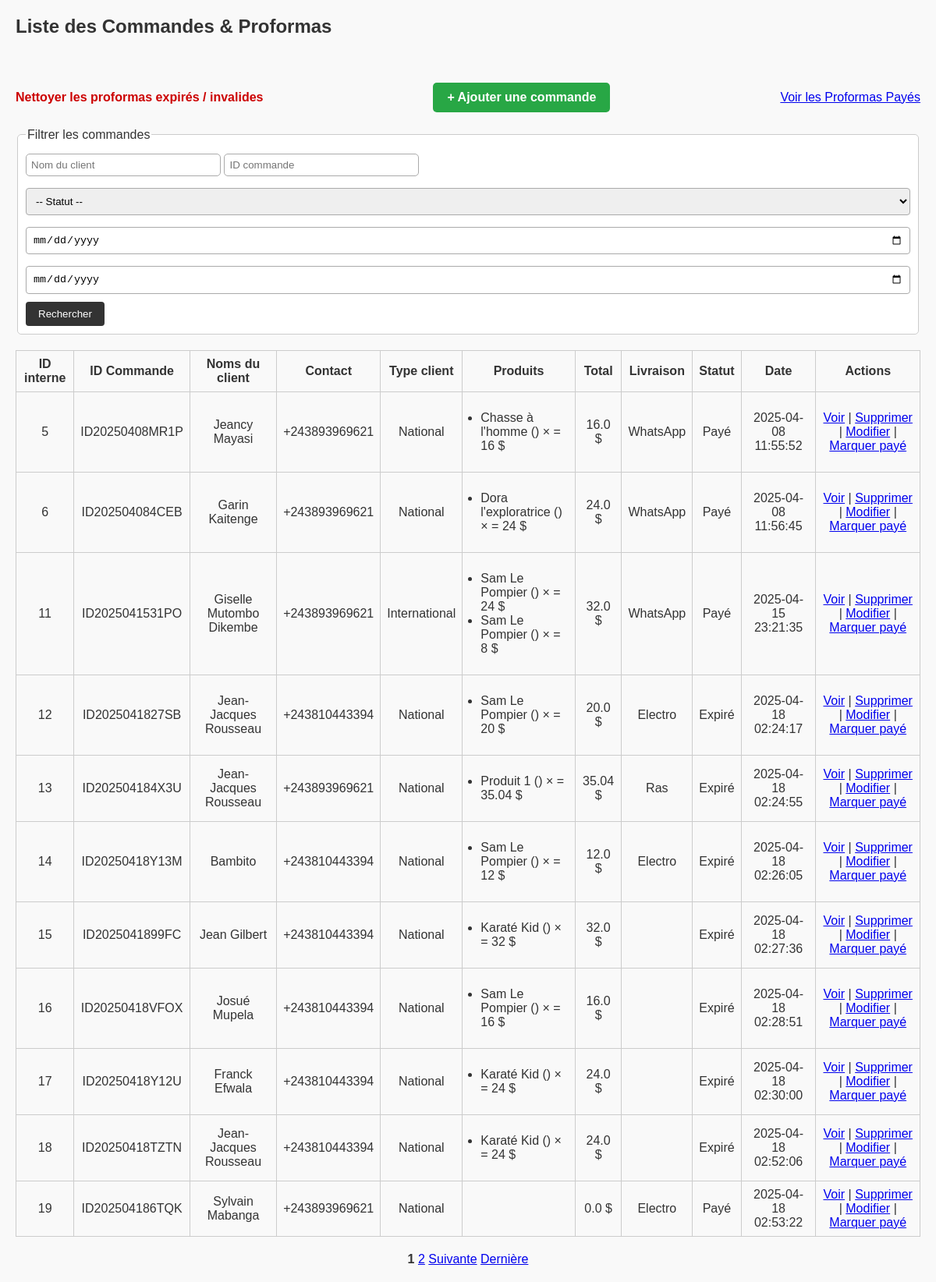
The app's page /commandes/liste with its own data.
### tables this page shows
CREATE TABLE proformas (
            id INTEGER PRIMARY KEY AUTOINCREMENT,
            nom_client TEXT,
            contact TEXT,
            type_client TEXT,
            produits TEXT,
            montant_total REAL,
            mode_livraison TEXT,
            frais_livraison REAL,
            observations TEXT,
            date_commande TEXT,
            date_generation TEXT,
            date_expiration TEXT,
            statut TEXT,
            chemin_fichier TEXT
        , id_commande TEXT);

### routes/commandes_routes.py (the view)
@commandes_bp.route("/liste")
def liste_commandes():
    try:
        page = int(request.args.get("page", 1))
    except ValueError:
        page = 1
    per_page = 11
    offset = (page - 1) * per_page
    conn = sqlite3.connect(DB_NAME)
    conn.row_factory = sqlite3.Row
    c = conn.cursor()
    c.execute("SELECT COUNT(*) FROM proformas")
    total = c.fetchone()[0]
    total_pages = (total + per_page - 1) // per_page
    c.execute("SELECT * FROM proformas ORDER BY id ASC LIMIT ? OFFSET ?", (per_page, offset))
    commandes = c.fetchall()
    conn.close()
    commandes_formatees = []
    for cmd in commandes:
        try:
            produits = json.loads(cmd["produits"])
        except:
            produits = []
        commandes_formatees.append({
            "id": cmd["id"],  # utilisé pour action/modif/suppression
            "id_commande": cmd["id_commande"],  # utilisé pour affichage
            "nom_client": cmd["nom_client"],
            "contact": cmd["contact"],
            "type_client": cmd["type_client"],
            "produits": produits,
            "montant_total": cmd["montant_total"],
            "statut": cmd["statut"],
            "mode_livraison": cmd["mode_livraison"],
            "frais_livraison": cmd["frais_livraison"],
            "date_generation": cmd["date_generation"]
        })
    pagination_links = get_pagination_links(page, total_pages, delta=2)
    return render_template("commandes_liste.html",
                           commandes=commandes_formatees,
                           page=page,
                           total_pages=total_pages,
                           pagination_links=pagination_links,
                           per_page=per_page)

### routes/commandes_routes.py (called while the page is built)
def get_pagination_links(page, total_pages, delta=2):
    links = []
    for p in range(1, total_pages + 1):
        if p == 1 or p == total_pages or (p >= page - delta and p <= page + delta):
            links.append(p)
        elif links[-1] != "...":
            links.append("...")
    return links

### templates/commandes_liste.html (shortened to what this page needs)
<!DOCTYPE html>
<html lang="fr">
<head>
    <link rel="stylesheet" href="{{ url_for('static', filename='style.css') }}">
</head>
<body>
    <h2>Liste des Commandes & Proformas</h2>
<br>
<div style="display: flex; justify-content: space-between; align-items: center; margin: 20px 0;">
    <a href="/commandes/nettoyer"
       style="color: #cc0000; font-weight: bold; font-size: 16px; text-decoration: none;">
        Nettoyer les proformas expirés / invalides
    </a>
    <a href="/commandes/nouvelle"
       style="background-color: #28a745; color: white; font-size: 16px; font-weight: bold;
              padding: 10px 18px; border-radius: 5px; text-decoration: none;">
        + Ajouter une commande
    </a>
<a href="{{ url_for('commandes.proformas_payes') }}" class="btn btn-success">
    Voir les Proformas Payés
</a>
</div>
    <form method="get" action="{{ url_for('commandes.rechercher_commandes') }}">
        <fieldset>
            <legend>Filtrer les commandes</legend>
            <input type="text" name="nom_client" placeholder="Nom du client" value="{{ request.args.get('nom_client', '') }}">
            <input type="text" name="id_commande" placeholder="ID commande" value="{{ request.args.get('id_commande', '') }}">
            <select name="statut">
                <option value="">-- Statut --</option>
            </select>
            <input type="date" name="date_debut" value="{{ request.args.get('date_debut', '') }}">
            <input type="date" name="date_fin" value="{{ request.args.get('date_fin', '') }}">
            <button type="submit">Rechercher</button>
        </fieldset>
    </form>
    <table border="1">
        <thead>
            <tr>
                <th>ID interne</th>
                <th>ID Commande</th>
                <th>Noms du client</th>
                <th>Contact</th>
                <th>Type client</th>
                <th>Produits</th>
                <th>Total</th>
                <th>Livraison</th>
                <th>Statut</th>
                <th>Date</th>
                <th>Actions</th>
            </tr>
        </thead>
        <tbody>
        {% for commande in commandes %}
            <tr>
                <td>{{ commande.id }}</td>
                <td>{{ commande.id_commande }}</td>
                <td>{{ commande.nom_client }}</td>
                <td>{{ commande.contact }}</td>
                <td>{{ commande.type_client }}</td>
                <td style="text-align: left;">
                    <ul style="padding-left: 15px;">
                    {% for p in commande.produits %}
                        <li>{{ p['titre'] }} ({{ p['qualité'] }}) × {{ p['quantité'] }} = {{ p['total'] }} $</li>
                    {% endfor %}
                    </ul>
                </td>
                <td>{{ commande.montant_total }} $</td>
                <td>{{ commande.mode_livraison }}</td>
                <td>{{ commande.statut }}</td>
                <td>{{ commande.date_generation }}</td>
                <td>
                    <a href="{{ url_for('commandes.view_proforma', proforma_id=commande.id) }}">Voir</a> |
                    <a href="{{ url_for('commandes.supprimer_commande', proforma_id=commande.id) }}"
                       onclick="return confirm('Confirmer la suppression ?')">Supprimer</a> |
                    <a href="{{ url_for('commandes.modifier_commande', proforma_id=commande.id) }}">Modifier</a> |
                    <a href="{{ url_for('commandes.changer_statut', proforma_id=commande.id, nouveau_statut='Payé') }}">Marquer payé</a>
                </td>
            </tr>
        {% endfor %}
        </tbody>
    </table>
    {% if pagination_links %}
    <div class="pagination" style="text-align: center; margin-top: 20px;">
        {% for p in pagination_links %}
            {% if p == page %}
                <strong class="page-link">{{ p }}</strong>
            {% elif p == '...' %}
                <span class="page-link">...</span>
            {% else %}
                <a class="page-link" href="{{ url_for('commandes.liste_commandes', page=p) }}">{{ p }}</a>
            {% endif %}
        {% endfor %}
        {% if page < total_pages %}
            <a class="page-link" href="{{ url_for('commandes.liste_commandes', page=page + 1) }}">Suivante</a>
            <a class="page-link" href="{{ url_for('commandes.liste_commandes', page=total_pages) }}">Dernière</a>
        {% endif %}
    </div>
    {% endif %}
</body>
</html>

### static/style.css (style rules this page uses)
body { font-family: Arial, sans-serif; margin: 20px; background: #f9f9f9; color: #333; }
fieldset { border: 1px solid #ccc; padding: 10px; margin-bottom: 20px; background: #fff; border-radius: 5px; }
input, select, textarea { padding: 8px; margin-top: 5px; margin-bottom: 10px; width: 100%; box-sizing: border-box; border: 1px solid #aaa; border-radius: 4px; }
button { padding: 8px 16px; background: #333; color: #fff; border: none; border-radius: 4px; cursor: pointer; }
table { width: 100%; border-collapse: collapse; margin-top: 10px; }
th, td { border: 1px solid #ccc; padding: 8px; text-align: center; }
input[type="text"] { padding: 6px; width: 250px; border-radius: 5px; border: 1px solid #aaa; }

### records on screen
proformas: id "5", id_commande "ID20250408MR1P", nom_client "Jeancy Mayasi", contact "+243893969621", type_client "National", titre "Chasse à l'homme", total "16", montant_total "16.0", mode_livraison "WhatsApp", statut "Payé", date_generation "2025-04-08 11:55:52"
proformas: id "6", id_commande "ID202504084CEB", nom_client "Garin Kaitenge", contact "+243893969621", type_client "National", titre "Dora l'exploratrice", total "24", montant_total "24.0", mode_livraison "WhatsApp", statut "Payé", date_generation "2025-04-08 11:56:45"
proformas: id "11", id_commande "ID2025041531PO", nom_client "Giselle Mutombo Dikembe", contact "+243893969621", type_client "International", titre "Sam Le Pompier" "Sam Le Pompier", total "24" "8", montant_total "32.0", mode_livraison "WhatsApp", statut "Payé", date_generation "2025-04-15 23:21:35"
proformas: id "12", id_commande "ID2025041827SB", nom_client "Jean-Jacques Rousseau", contact "+243810443394", type_client "National", titre "Sam Le Pompier", total "20", montant_total "20.0", mode_livraison "Electro", statut "Expiré", date_generation "2025-04-18 02:24:17"
proformas: id "13", id_commande "ID202504184X3U", nom_client "Jean-Jacques Rousseau", contact "+243893969621", type_client "National", titre "Produit 1", total "35.04", montant_total "35.04", mode_livraison "Ras", statut "Expiré", date_generation "2025-04-18 02:24:55"
proformas: id "14", id_commande "ID20250418Y13M", nom_client "Bambito", contact "+243810443394", type_client "National", titre "Sam Le Pompier", total "12", montant_total "12.0", mode_livraison "Electro", statut "Expiré", date_generation "2025-04-18 02:26:05"
proformas: id "15", id_commande "ID2025041899FC", nom_client "Jean Gilbert", contact "+243810443394", type_client "National", titre "Karaté Kid", total "32", montant_total "32.0", statut "Expiré", date_generation "2025-04-18 02:27:36"
proformas: id "16", id_commande "ID20250418VFOX", nom_client "Josué Mupela", contact "+243810443394", type_client "National", titre "Sam Le Pompier", total "16", montant_total "16.0", statut "Expiré", date_generation "2025-04-18 02:28:51"
proformas: id "17", id_commande "ID20250418Y12U", nom_client "Franck Efwala", contact "+243810443394", type_client "National", titre "Karaté Kid", total "24", montant_total "24.0", statut "Expiré", date_generation "2025-04-18 02:30:00"
proformas: id "18", id_commande "ID20250418TZTN", nom_client "Jean-Jacques Rousseau", contact "+243810443394", type_client "National", titre "Karaté Kid", total "24", montant_total "24.0", statut "Expiré", date_generation "2025-04-18 02:52:06"
proformas: id "19", id_commande "ID202504186TQK", nom_client "Sylvain Mabanga", contact "+243893969621", type_client "National", montant_total "0.0", mode_livraison "Electro", statut "Payé", date_generation "2025-04-18 02:53:22"

### other values on screen
{{ p }} "1"
{{ p }} "2"
